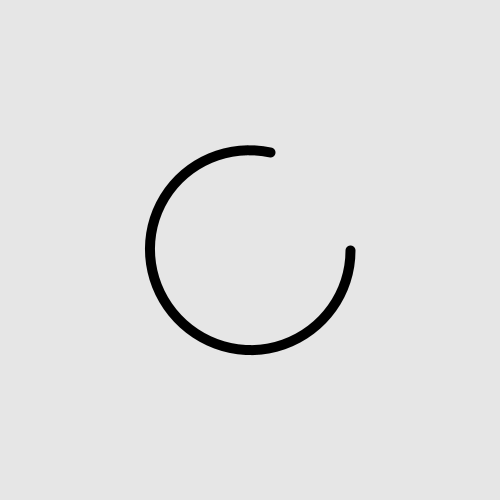
Frame 1 (no input)
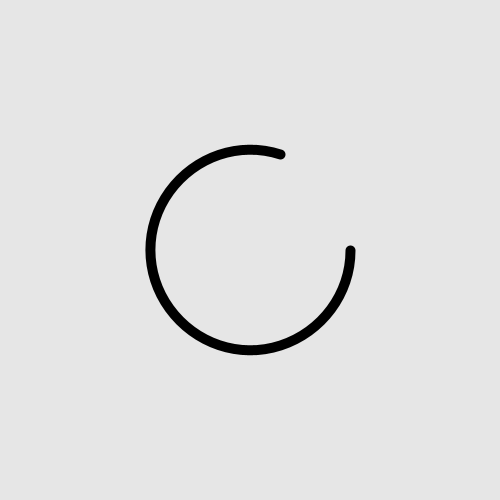
Frame 60 (the mouse pressed at the canvas centre just before this capture)
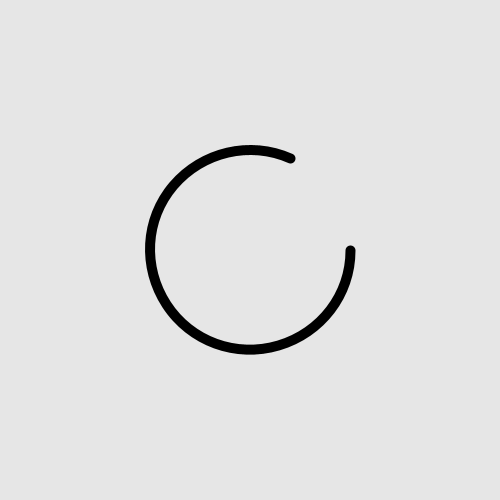
Frame 120 (the mouse held since frame 60 and released just before this capture)

The Processing sketch that drew these frames (run headless with seeded random() and noise(); from frame 60 on, the mouse is pressed at the canvas centre):

// Processing sketch: seconds
// ── seconds.pde
void setup() {
  size(500, 500);
}

void draw() {
  background(230);
  noFill();
  stroke(0);
  strokeWeight(10);
  strokeCap(ROUND);

  pushMatrix();
  translate(width/2, height/2);
  //rotate(frameCount*0.05);
  arc(0, 0, 200, 200, 0, radians(second()*6));
  popMatrix();
}
